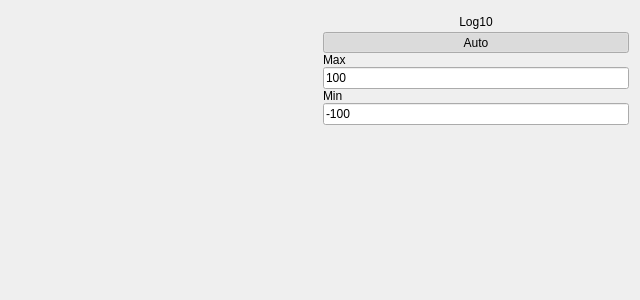
<?xml version="1.0" encoding="UTF-8"?>
<ui version="4.0">
 <class>PlotForm</class>
 <widget class="QWidget" name="PlotForm">
  <property name="geometry">
   <rect>
    <x>0</x>
    <y>0</y>
    <width>640</width>
    <height>300</height>
   </rect>
  </property>
  <property name="windowTitle">
   <string>Plot</string>
  </property>
  <layout class="QHBoxLayout" name="horizontalLayout">
   <item>
    <widget class="QwtPlot" name="qwtPlot">
     <property name="frameShadow">
      <enum>QFrame::Plain</enum>
     </property>
    </widget>
   </item>
   <item>
    <widget class="QFrame" name="frame">
     <property name="frameShape">
      <enum>QFrame::NoFrame</enum>
     </property>
     <property name="frameShadow">
      <enum>QFrame::Sunken</enum>
     </property>
     <layout class="QVBoxLayout" name="verticalLayout_2">
      <property name="spacing">
       <number>0</number>
      </property>
      <property name="margin">
       <number>0</number>
      </property>
      <item>
       <widget class="QToolButton" name="btnYAxisLog">
        <property name="sizePolicy">
         <sizepolicy hsizetype="Preferred" vsizetype="Fixed">
          <horstretch>0</horstretch>
          <verstretch>0</verstretch>
         </sizepolicy>
        </property>
        <property name="text">
         <string>Log10</string>
        </property>
        <property name="checkable">
         <bool>true</bool>
        </property>
        <property name="autoRaise">
         <bool>true</bool>
        </property>
       </widget>
      </item>
      <item>
       <widget class="QToolButton" name="btnAutoScale">
        <property name="sizePolicy">
         <sizepolicy hsizetype="Preferred" vsizetype="Fixed">
          <horstretch>0</horstretch>
          <verstretch>0</verstretch>
         </sizepolicy>
        </property>
        <property name="text">
         <string>Auto</string>
        </property>
        <property name="checkable">
         <bool>true</bool>
        </property>
        <property name="checked">
         <bool>true</bool>
        </property>
        <property name="autoRaise">
         <bool>true</bool>
        </property>
       </widget>
      </item>
      <item>
       <widget class="QLabel" name="label">
        <property name="text">
         <string>Max</string>
        </property>
       </widget>
      </item>
      <item>
       <widget class="QLineEdit" name="leMax">
        <property name="sizePolicy">
         <sizepolicy hsizetype="Preferred" vsizetype="Fixed">
          <horstretch>0</horstretch>
          <verstretch>0</verstretch>
         </sizepolicy>
        </property>
        <property name="text">
         <string>100</string>
        </property>
        <property name="maxLength">
         <number>64</number>
        </property>
       </widget>
      </item>
      <item>
       <widget class="QLabel" name="label_2">
        <property name="text">
         <string>Min</string>
        </property>
       </widget>
      </item>
      <item>
       <widget class="QLineEdit" name="leMin">
        <property name="sizePolicy">
         <sizepolicy hsizetype="Preferred" vsizetype="Fixed">
          <horstretch>0</horstretch>
          <verstretch>0</verstretch>
         </sizepolicy>
        </property>
        <property name="text">
         <string>-100</string>
        </property>
        <property name="maxLength">
         <number>64</number>
        </property>
       </widget>
      </item>
      <item>
       <spacer name="verticalSpacer">
        <property name="orientation">
         <enum>Qt::Vertical</enum>
        </property>
        <property name="sizeHint" stdset="0">
         <size>
          <width>20</width>
          <height>40</height>
         </size>
        </property>
       </spacer>
      </item>
     </layout>
    </widget>
   </item>
  </layout>
 </widget>
 <customwidgets>
  <customwidget>
   <class>QwtPlot</class>
   <extends>QFrame</extends>
   <header>qwt_plot.h</header>
   <container>1</container>
  </customwidget>
 </customwidgets>
 <resources/>
 <connections/>
</ui>
